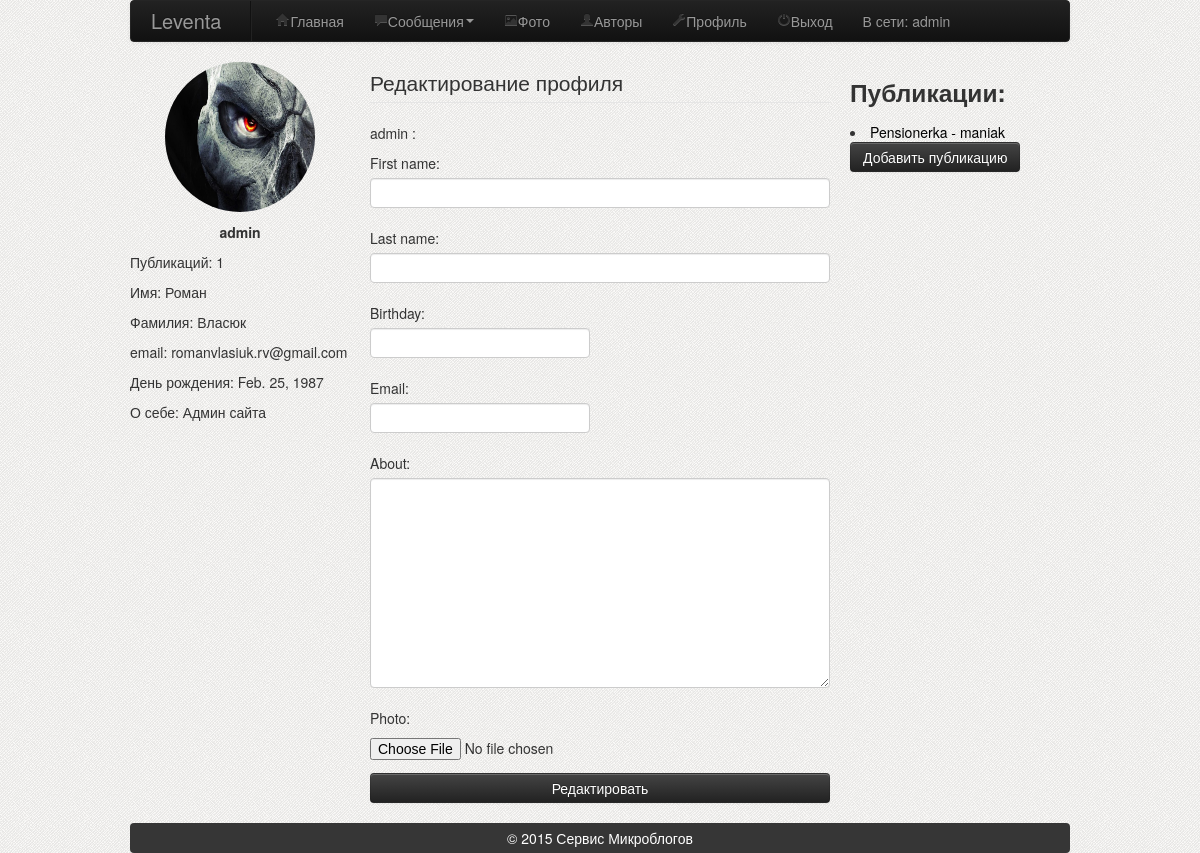
/accounts/edit_profile/ (signed in), run on the app's committed database.
### accounts/models.py (models this page shows, shortened)
class UserProfile(models.Model):
    user = models.OneToOneField(User)
    birthday = models.DateField(blank=True, null=True)
    about = models.TextField(blank=True)
    photo = models.ImageField(blank=True)

### main/models.py (models this page shows, shortened)
class Publication(models.Model):
    owner = models.ForeignKey(User)
    article = models.CharField(max_length=100, blank=True)
    text = models.TextField(blank=True)

### accounts/views.py (the view)
# urls.py: url(r'/edit_profile/$', 'accounts.views.edit_profile'),
def edit_profile(request):
    form = ProfileEditionForm()
    user = User.objects.get(id=request.session['current_user'])
    content = {'user': user, 'profile': user.profile, 'publications': user.publications,
                    'amount': user.pub_amount, 'root' : request.user,'form': form}
    if request.method == 'POST':
        form = ProfileEditionForm(request.POST, request.FILES)
        if form.is_valid():
            form.save(request.user)
            return HttpResponseRedirect('/main/display/')
        else:
            return render(request, 'profile_edit.html', content)
    else:
        return render(request, 'profile_edit.html', content)

### accounts/forms.py (shortened to what this page needs)
class ProfileEditionForm(forms.Form):
    first_name = forms.CharField(max_length=30, widget=forms.TextInput(attrs={'class':'span6'}))
    last_name = forms.CharField(max_length=30, widget=forms.TextInput(attrs={'class':'span6'}))
    birthday = forms.DateField()
    email = forms.EmailField()
    about = forms.CharField(widget=forms.Textarea(attrs={'class':'span6'}))
    photo = forms.ImageField()

### accounts/templates/profile_edit.html (shortened to what this page needs)
{% extends "base.html" %}
{% block content %}
<div class="span6" >
    <legend>Редактирование профиля</legend>
    <p>{{ user.username }} :</p>
    <form method="post" action="/accounts/edit_profile/" enctype="multipart/form-data">
        {{ form.as_p }}
        <button type="submit" class="btn btn-block btn-inverse">Редактировать</button>
    </form>
</div>
{% endblock %}

### accounts/templates/base.html (shortened to what this page needs)
<!DOCTYPE html>
<html>
	<head>
		<link rel="stylesheet" href="/static/css/bootstrap.min.css">
		<link rel="stylesheet" href="/static/css/stylesheet.css">
	</head>
	<body>
		<div class="container">
			<div class="navbar navbar-inverse">
				<nav class="navbar-inner">
					<a class="brand" href="/main/">Leventa</a>
					<ul class="nav">
						<li class="divider-vertical"></li>
						<li><a href="/main/"><i class="icon-home"></i>Главная</a></li>
						<li class="dropdown">
                            <a href="#" class="dropdown-toggle" data-toggle="dropdown"><i class="icon-comment" ></i>Сообщения<b class="caret"></b></a>
                        </li>
						<li><a href="/main/photo/"><i class="icon-picture"></i>Фото</a></li>
						<li><a href="/main/authors/"><i class="icon-user"></i>Авторы</a></li>
						<li><a href="/accounts/edit_profile/"><i class="icon-wrench"></i>Профиль</a></li>
						<li><a href="/accounts/logout/"><i class="icon-off"></i>Выход</a></li>
						<li><a href="#">В сети: {{ user.username }}</a></li>
					</ul>
				</nav>
			</div>
			<div class="row">
				<div class="span3">
					<center><img src="{{ profile.photo.url }}"/></center>
					<p><strong><center>{{ user.username }}</center></strong></p>
					<p>Публикаций:    {{ amount }}   </p>
					<p>Имя:           {{ user.first_name  }}</p>
					<p>Фамилия:       {{ user.last_name  }}</p>
					<p>email:         {{ user.email  }}</p>
					<p>День рождения: {{ user.profile.birthday  }}</p>
					<p>О себе:        {{ user.profile.about  }}</p>
				</div>
				{% block content %}
				{% endblock %}
				<div class="span3">
					<h3>Публикации:</h3>
					{% for publication in publications %}
					<li><a class="Pub" href="/main/open/?id={{ publication.id }}">{{ publication.article }}</a></li>
					{% endfor %}
					{% if user == root %}
					<a href="/main/add_pub/"><button class="btn btn-inverse">Добавить публикацию</button></a>
					{% endif %}
				</div>
			</div>
			<div class="row" >
				<div class="span12" >
					<div id="footer">
					&copy; 2015 Сервис Микроблогов
					</div>
				</div>
			</div>
		</div>
	</body>
</html>

### mynetwork/static/css/stylesheet.css (style rules this page uses)
img { height: 150px; width: 150px; border-radius: 100%; }
.Pub { color: black; text-decoration; none; }
#footer { background-color: #363636; background-repeat: repeat-x; border-color: #252525; color: white; padding:5px; text-align: center; border-radius:4px; }
body { background: url(/static/img/fon.png); }

### data on the page
UserProfile: photo (picture)
Publication: article "Pensionerka - maniak"

### other printed values
{{ user.username }} "admin"
{{ amount }} "1"
{{ user.first_name }} "Роман"
{{ user.last_name }} "Власюк"
{{ user.email }} "romanvlasiuk.rv@gmail.com"
{{ user.profile.birthday }} "Feb. 25, 1987"
{{ user.profile.about }} "Админ сайта"
